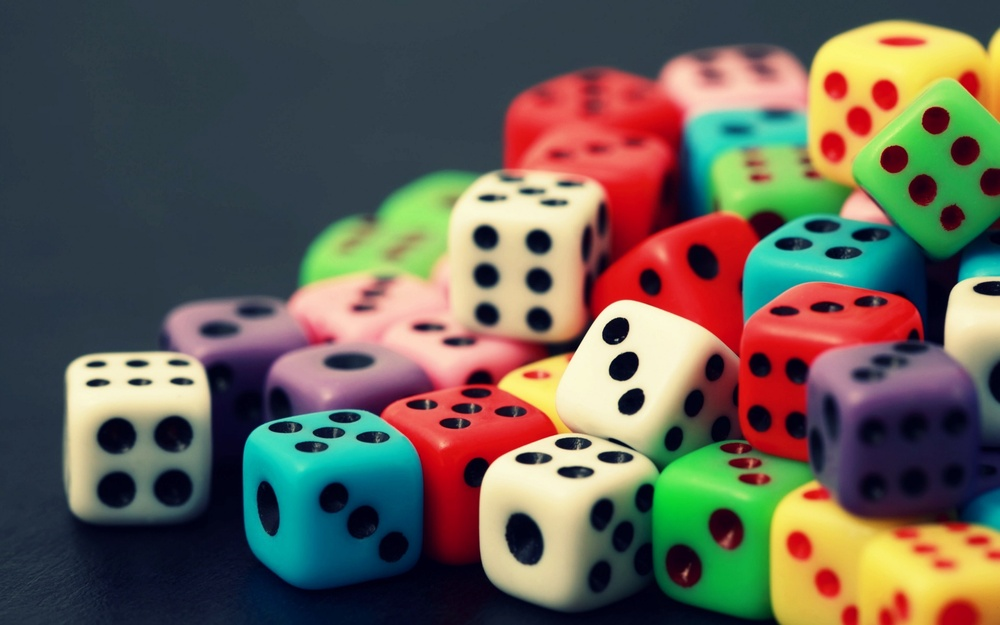
#> input picture Dice.jpg, 1000 x 625 px, shrunk from 2880 x 1800 before the run
$ python imgwrite.py
#> lines starting #> are read from the running program, lines starting #| are printed output that depends on the picture
#!/usr/bin/python2

import numpy as np

#import matplotlib.pyplot as plt
import cv2
import time

# frame is current focus image by camera
#  imread() --have two functions
#  image name and filter
# filters or image flags
#  i) cv2.IMREAD_COLOR   as numerica 1  # ignore all transparency
#  ii) cv2.IMREAD_GRAYSCALE  as numerica 0  # load as 3 colors
#  iii)  cv2.IMREAD_UNCHANGED  as numeric -1 #  load image as including alpha channel
"""
OPencv Does BGR during color order
"""
#data=cv2.imread('Dice.jpg',1)
data1=cv2.imread('Dice.jpg',0)
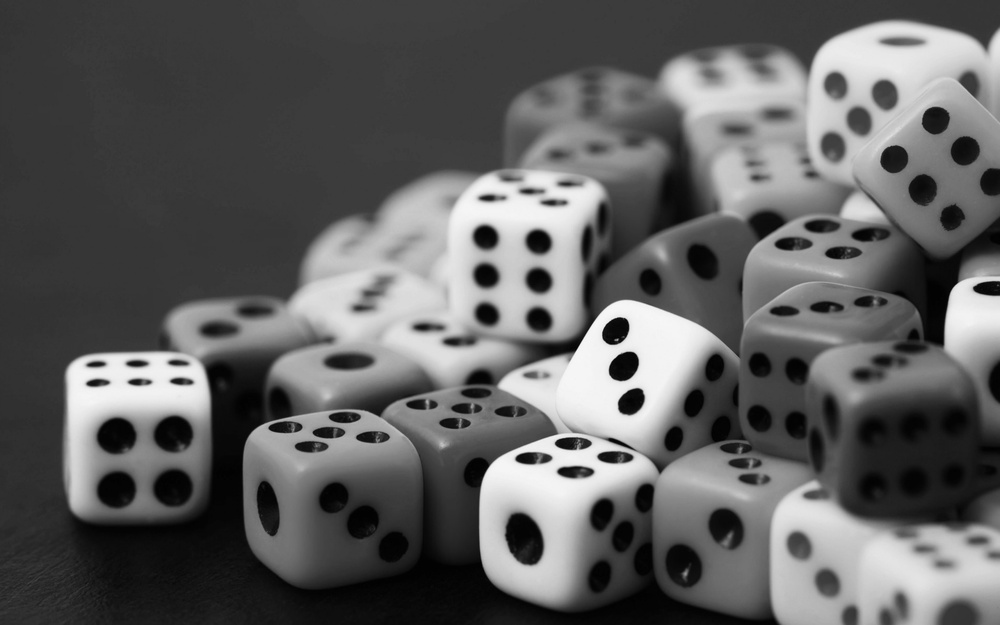
#> data1: shape (625, 1000); min 0, max 252, mean 95.6
#   data have all numerical data

#cv2.imshow('windowname',data)
cv2.imshow('windowname',data1)
cv2.waitKey(0)
cv2.destroyAllWindows()

# saving image to another file
cv2.imwrite('graydice.jpg',data1)
